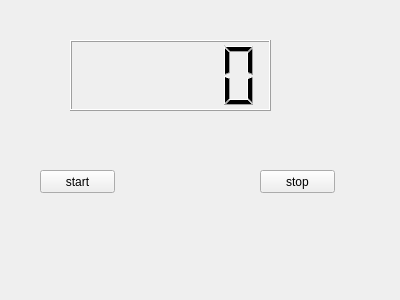
<?xml version="1.0" encoding="UTF-8"?>
<ui version="4.0">
 <class>Widget</class>
 <widget class="QWidget" name="Widget">
  <property name="geometry">
   <rect>
    <x>0</x>
    <y>0</y>
    <width>400</width>
    <height>300</height>
   </rect>
  </property>
  <property name="windowTitle">
   <string>Widget</string>
  </property>
  <widget class="QPushButton" name="buttonStart">
   <property name="geometry">
    <rect>
     <x>40</x>
     <y>170</y>
     <width>75</width>
     <height>23</height>
    </rect>
   </property>
   <property name="text">
    <string>start</string>
   </property>
  </widget>
  <widget class="QPushButton" name="buttonStop">
   <property name="geometry">
    <rect>
     <x>260</x>
     <y>170</y>
     <width>75</width>
     <height>23</height>
    </rect>
   </property>
   <property name="text">
    <string>stop</string>
   </property>
  </widget>
  <widget class="QLCDNumber" name="lcdNumber">
   <property name="geometry">
    <rect>
     <x>70</x>
     <y>40</y>
     <width>201</width>
     <height>71</height>
    </rect>
   </property>
  </widget>
 </widget>
 <layoutdefault spacing="6" margin="11"/>
 <resources/>
 <connections/>
</ui>
